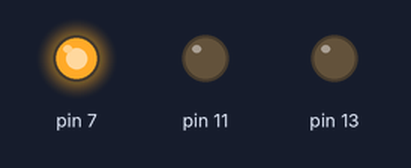
Simulated run of this program. Board: Raspberry Pi (header pin numbers). Parts: output pins drawn as LEDs (lit = HIGH). At 35.0 s the program stops and its outputs stay as they are.

Above: at 0.1 s.
At 8.1 s:
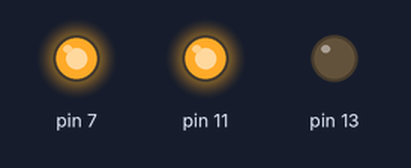
At 17.1 s:
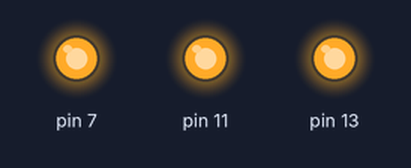
At 35.1 s:
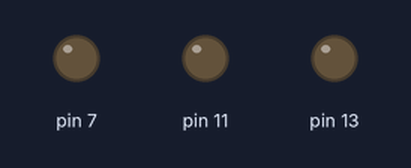
Timing chart, 0 to 36.5 s (numbered marks = the images above):
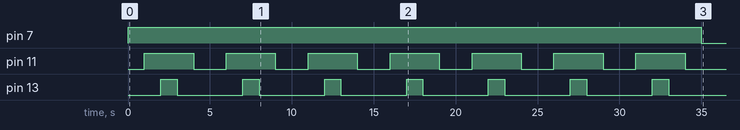

Measured:
- by itself, pin 7: LOW → HIGH at 0.00 s, → LOW 35.0 s later
- by itself, pin 11: alternates HIGH for 3.0 s and LOW for 2.0 s
- by itself, pin 13: alternates HIGH for 1.0 s and LOW for 4.0 s

The program:

dinamic_led.py
```python
import RPi.GPIO as GPIO
import time

GPIO.setmode(GPIO.BOARD)
GPIO.setup(7,GPIO.OUT)
GPIO.setup(11,GPIO.OUT)
GPIO.setup(13,GPIO.OUT)

GPIO.output(7,GPIO.LOW)
GPIO.output(11,GPIO.LOW)
GPIO.output(13,GPIO.LOW)

for x in range(0,7):
  GPIO.output(7,GPIO.HIGH)
  GPIO.output(11,GPIO.LOW)
  GPIO.output(13,GPIO.LOW)
  time.sleep(1)
  GPIO.output(7,GPIO.HIGH)
  GPIO.output(11,GPIO.HIGH)
  GPIO.output(13,GPIO.LOW)
  time.sleep(1)
  GPIO.output(7,GPIO.HIGH)
  GPIO.output(11,GPIO.HIGH)
  GPIO.output(13,GPIO.HIGH)
  time.sleep(1)
  GPIO.output(7,GPIO.HIGH)
  GPIO.output(11,GPIO.HIGH)
  GPIO.output(13,GPIO.LOW)
  time.sleep(1)
  GPIO.output(7,GPIO.HIGH)
  GPIO.output(11,GPIO.LOW)
  GPIO.output(13,GPIO.LOW)
  time.sleep(1)
  GPIO.output(7,GPIO.LOW)
  GPIO.output(11,GPIO.LOW)
  GPIO.output(13,GPIO.LOW)
GPIO.cleanup()
```
